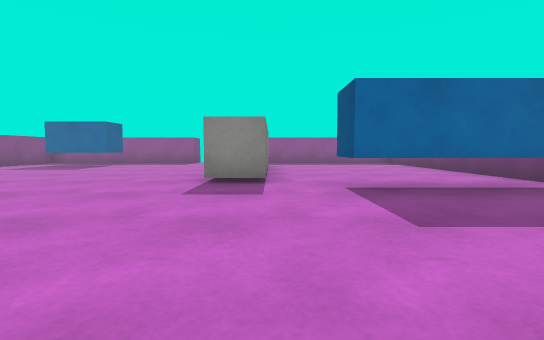
[1] (above)

14 first-person views from a walk through a scene from a Unity 3-D project. The camera is 0.55 m above the floor, tilts 4° down and sees 85° across. The floor is counted in squares, 1 m on a side. Each view is taken from the middle of a square. On the plan, view 1 faces up. The plan holds only what a view shows up to about 9 squares ahead; the rest is blank. The player is left out. Surface patterns are stand-ins for the level's own textures.

[2]
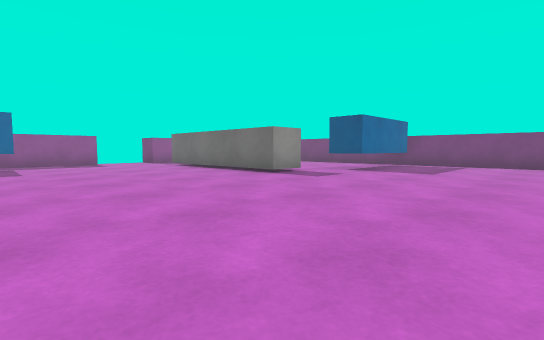

[3]
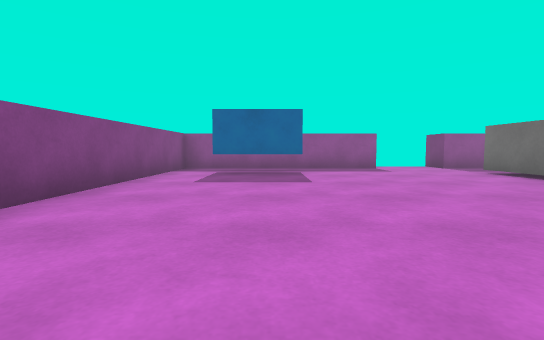

[4]
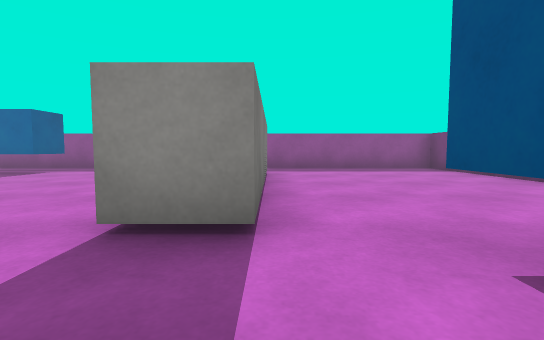

[5]
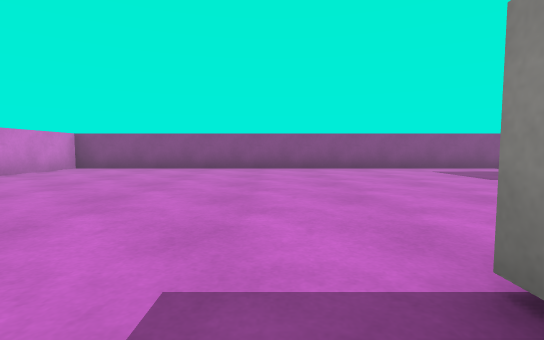

[6]
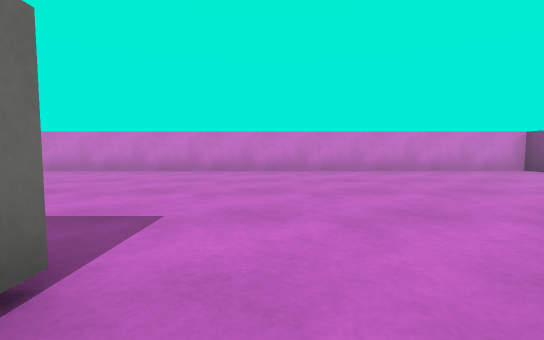

[7]
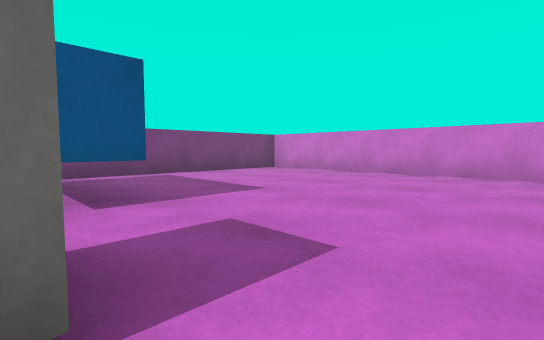

[8]
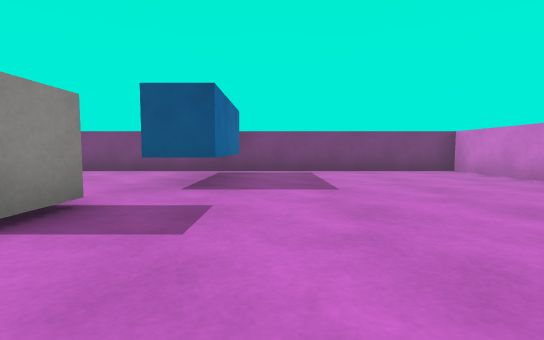

[9]
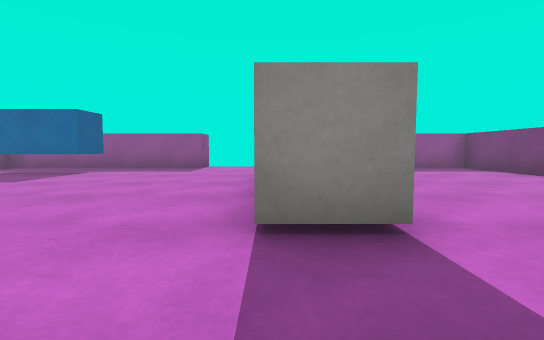

[10]
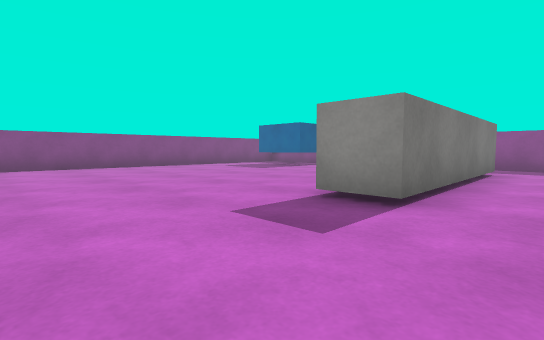

[11]
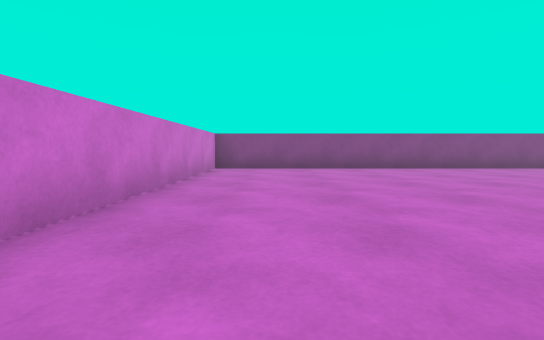

[12]
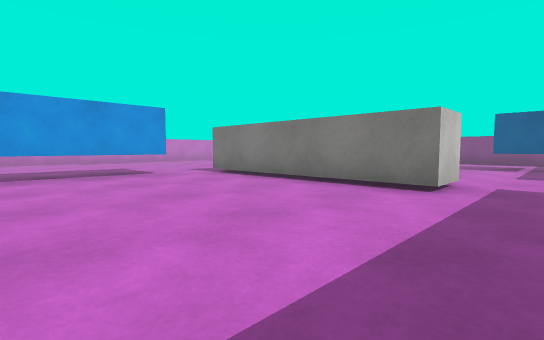

[13]
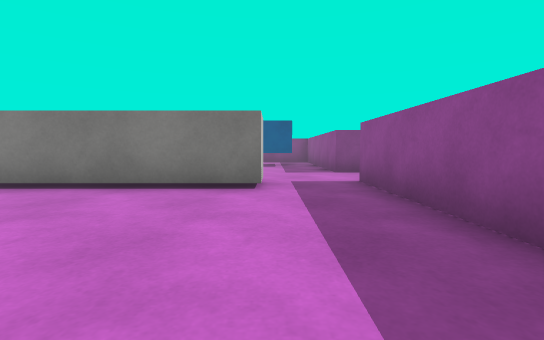

[14]
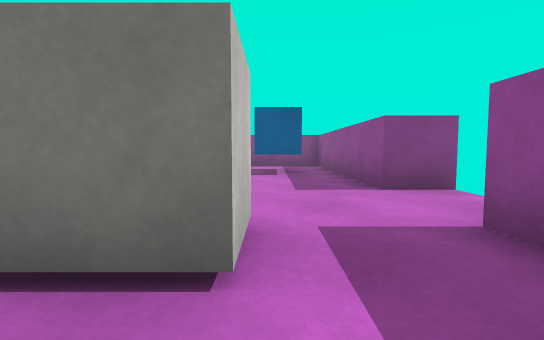

### Floor plan
Key: @ floor where view 1 was taken; # wall or solid block; . floor; T thing the floor can be seen under or through; B blue block.
Columns run from 9 left of view 1 to 5 right of it. Each row starts with its distance up from view 1.
 13       #
 12 #######.#######
 11 #.............#
 10 #.BB..........#
  9 #.......##....#
  8 #.......##....#
  7 #.......TT....#
  6 #.......TT....#
  5 #.......TTTTTT#
  4 #.........TTT##
  3 #.............#
  2 #.............#
  1 #.............#
  0 #........@....#
 -1 #.............#
 -2 ###############

Where each view was taken, in squares from view 1:
view 1: 0 up, 0 right, facing up
view 2: 0 up, 6 left, facing up-right
view 3: 3 up, 6 left, facing up
view 4: 3 up, 0 right, facing up
view 5: 4 up, 0 right, facing left
view 6: 6 up, 2 left, facing down
view 7: 5 up, 2 left, facing down-right
view 8: 3 up, 3 left, facing right
view 9: 3 up, 1 left, facing up
view 10: 2 up, 1 right, facing up-left
view 11: 0 up, 0 right, facing left
view 12: 11 up, 4 right, facing down-left
view 13: 10 up, 4 right, facing left
view 14: 10 up, 1 right, facing left
